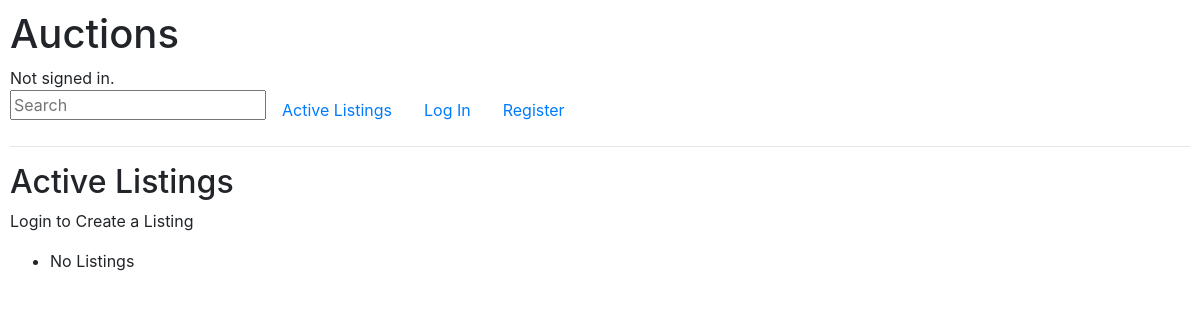
The app's page /, older data.
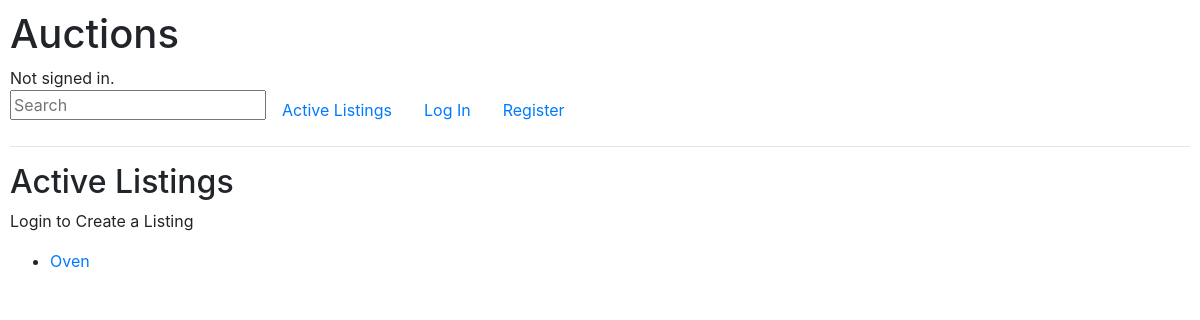
The same page, newer data.
### auctions/models.py (models this page shows, shortened)
class Listing(models.Model):
	listed_id = models.AutoField(auto_created=True, primary_key=True)
	item_name = models.CharField(max_length=64)
	item_description = models.CharField(max_length=500, default="no description")
	seller = models.CharField(max_length=64)
	buyer = models.CharField(max_length=64, default="none")
	price = models.DecimalField(max_digits=19, decimal_places=2)
	category = models.CharField(max_length=12, default="no category")
	image = models.CharField(max_length=255, default="no image")
	listing_date = models.DateField(default=0000-00-00)

### auctions/views.py (the view)
# urls.py: path("", views.index, name="index"),
def index(request):
    return render(request, "auctions/index.html", {
        "listings": Listing.objects.all()
        })

### auctions/templates/auctions/index.html
{% extends "auctions/layout.html" %}
{% block body %}
    <h2>Active Listings</h2>
    {% if user.is_authenticated %}
    	<a class="btn btn-primary" href="{% url 'create_listing' %}">Create Listing</a>
    {% else %}
    	<p>Login to Create a Listing</p>
    {% endif %}
    <ul>
    	{% for item in listings %}
    		<li><p hidden>Listing #{{ item.listed_id }}</p> <a href="{% url 'listed' item_id=item.listed_id %}">{{ item.item_name }}</a></li>
    	{% empty %}
    		<li>No Listings</li>
    	{% endfor %}
    </ul>
{% endblock %}

Row changes from the older to the newer data that the page shows:
added Listing: item_name "Oven"
Text that changed along with them:
text no longer shown: "No Listings"
